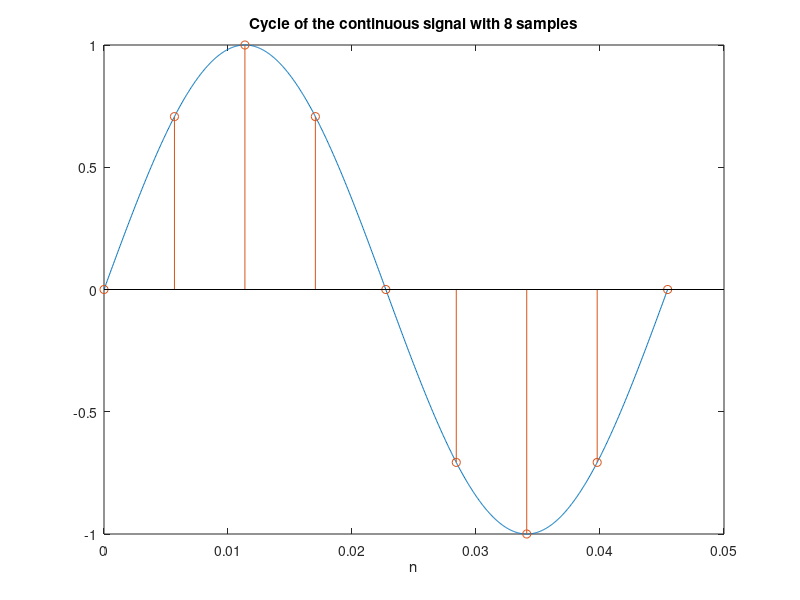
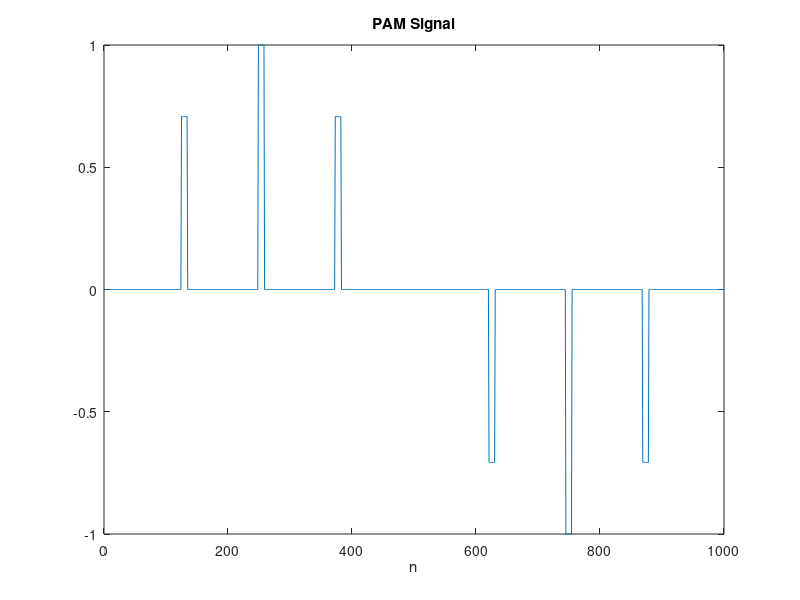
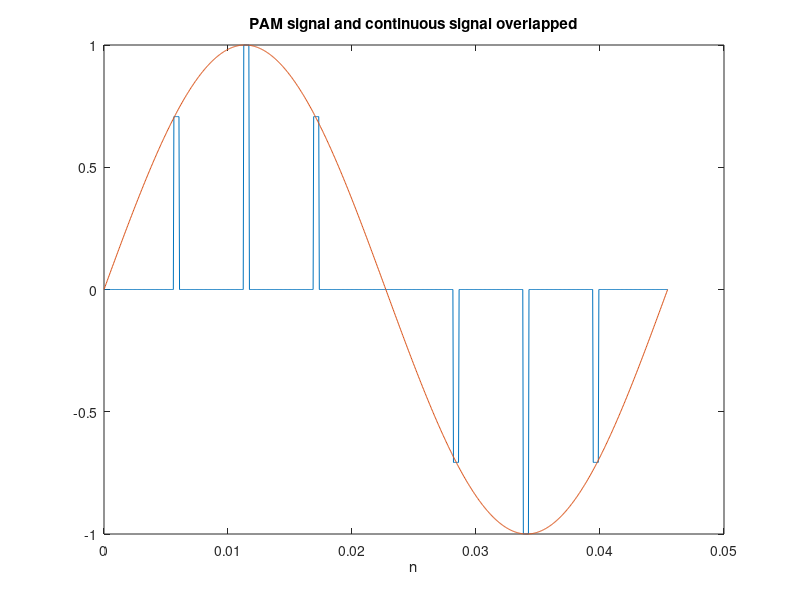

Reproduce these figures in MATLAB, in order.

close all; clear;
%continuous signal
L=1000;
fsim=22000; 
fc=fsim/L; 
Tcycle=1/fc;
Tcont=1/fsim;
continuous_time_axis=[0:Tcont:Tcycle];
ycont=sin(2*pi*fc*continuous_time_axis); 


%ideal sampled signal
num_samples_cycle=8;
Tm=Tcont*L/num_samples_cycle; 
discrete_time_axis=[0:Tm:Tcycle];
ysampled=sin(2*pi*fc*discrete_time_axis);
figure(1);
plot(continuous_time_axis,ycont); title('Cycle of the continuous signal with 8 samples'); xlabel('n');
hold on;
stem(discrete_time_axis,ysampled);
hold off;

%PAM Signal
N=length(ycont);
z=zeros(1,N); 
n=floor(Tm/Tcont);
z(1:n:N)=ysampled; 
h=zeros(1,100);
h(1:10)=1;
pamreal=conv(h,z);                  
figure();
plot(pamreal(1:L));title('PAM Signal'); xlabel('n')

figure(); 
plot(continuous_time_axis, pamreal(1:N));title('PAM signal and continuous signal overlapped'); xlabel('n')
hold on;
plot(continuous_time_axis, ycont)